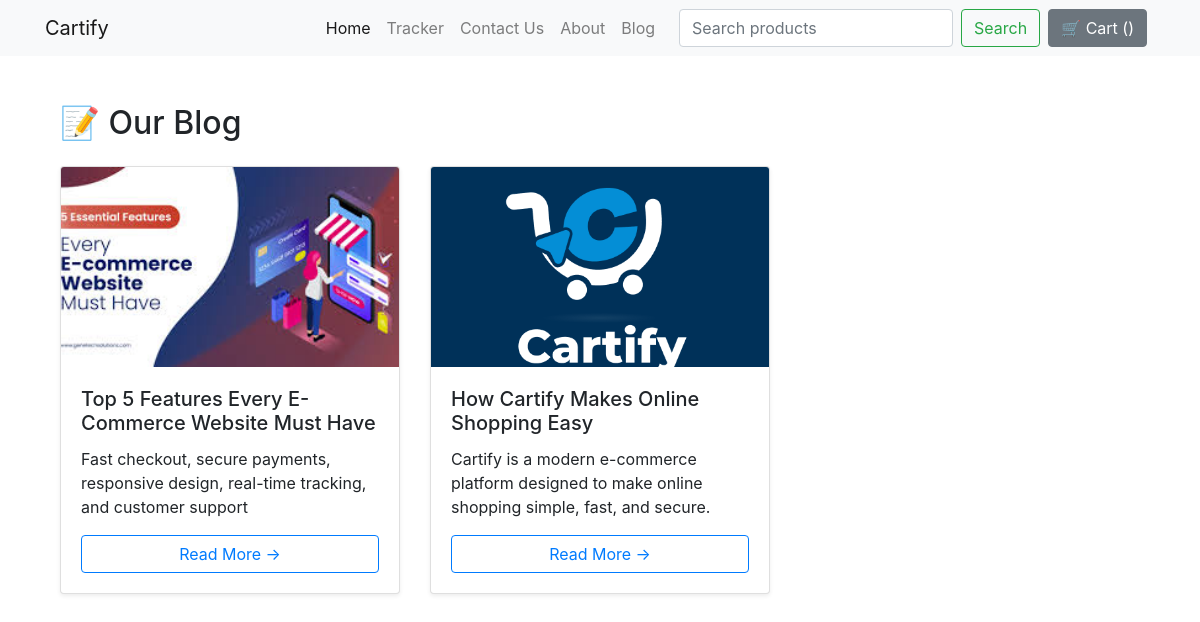
Screenshot of /blog/ with the database file from the repository.
### blog/models.py (models this page shows, shortened)
class Blog(models.Model):
    title = models.CharField(max_length=200)
    slug = models.SlugField(unique=True)
    content = models.TextField()
    author = models.ForeignKey(User, on_delete=models.CASCADE)
    image = models.ImageField(upload_to="blog/images", default="")
    created_at = models.DateTimeField(default=timezone.now)
    updated_at = models.DateTimeField(auto_now=True)
    published = models.BooleanField(default=False)

### blog/views.py (the view)
# urls.py: path('',views.blog_list, name='blog_list'),
def blog_list(request):
    blogs = Blog.objects.filter(published=True).order_by('-created_at')
    return render(request, 'blog/blog_list.html', {'blogs': blogs})

### blog/templates/blog/blog_list.html (shortened to what this page needs)
{% extends 'shop/basic.html' %}
{% block body %}
<div class="container my-5">
    <h2 class="fw-bold mb-4">📝 Our Blog</h2>
    <div class="row">
        {% for blog in blogs %}
        <div class="col-lg-4 col-md-6 col-sm-12 mb-4">
            <div class="card blog-card shadow-sm">
                {% if blog.image %}
                <img src="{{ blog.image.url }}"
                     class="card-img-top blog-img"
                     alt="{{ blog.title }}">
                {% endif %}
                <div class="card-body">
                    <h5 class="card-title">{{ blog.title }}</h5>
                    <p class="card-text blog-text">
                        {{ blog.content|truncatewords:25 }}
                    </p>
                    <a href="{% url 'blog:blog_detail' blog.slug %}"
                       class="btn btn-outline-primary read-more">
                        Read More →
                    </a>
                </div>
            </div>
        </div>
        {% empty %}
        <p>No blogs available.</p>
        {% endfor %}
    </div>
</div>
{% endblock %}

### blog/templates/blog/blog_list.html (style rules this page uses)
.blog-card { height: 100%; display: flex; flex-direction: column; }
.blog-img { height: 200px; object-fit: cover; }
.blog-card .card-body { flex: 1; display: flex; flex-direction: column; }
.blog-text { overflow: hidden; display: -webkit-box; -webkit-line-clamp: 3; -webkit-box-orient: vertical; line-clamp: 3; }
.read-more { margin-top: auto; }

### rows the page displays
Blog: image (picture), title "Top 5 Features Every E-Commerce Website Must Have", content "Fast checkout, secure payments, responsive design, real-time tracking, and customer support"
Blog: image (picture), title "How Cartify Makes Online Shopping Easy", content "Cartify is a modern e-commerce platform designed to make online shopping simple, fast, and secure."
